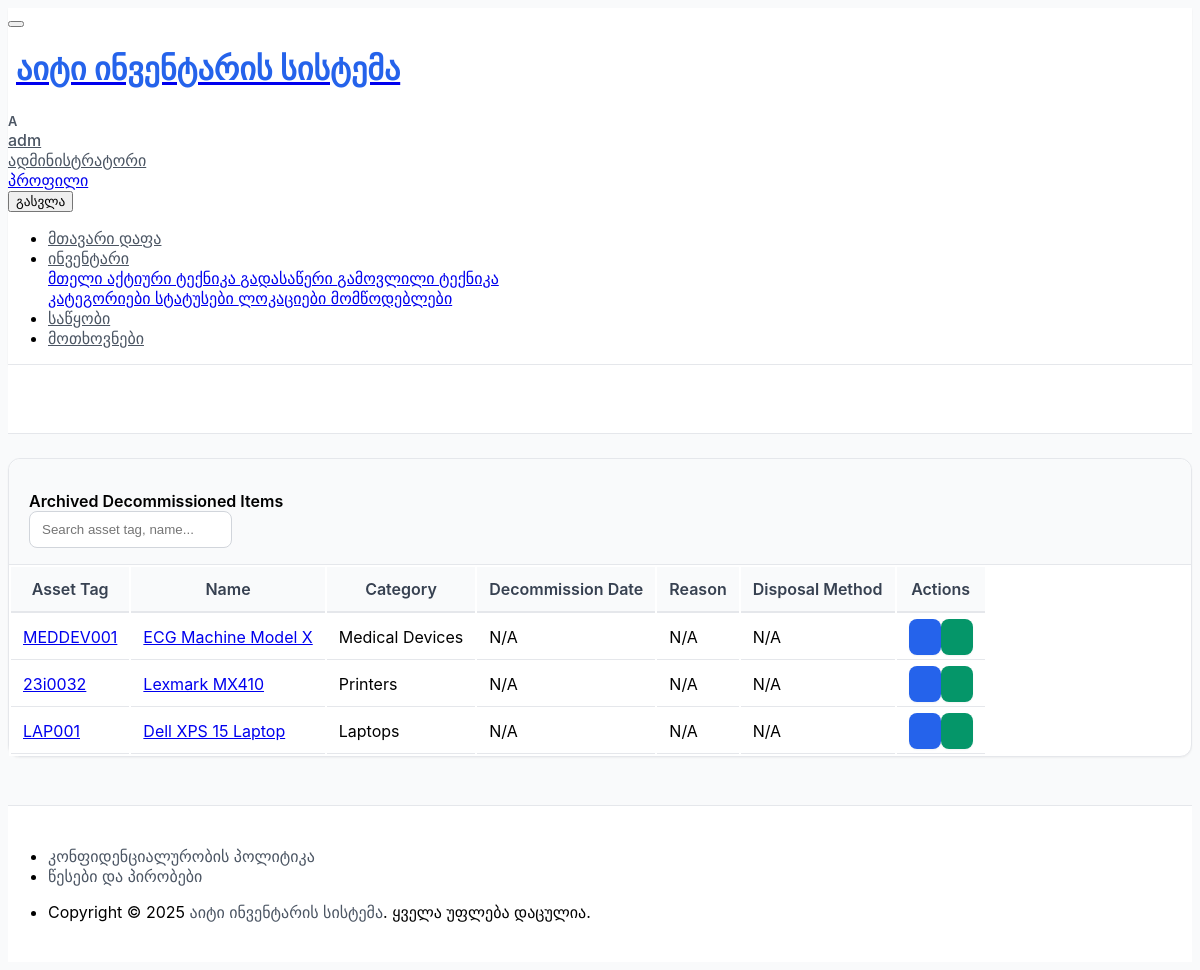
The app's page /inventory/equipment/decommissioned/ (signed in), older data.
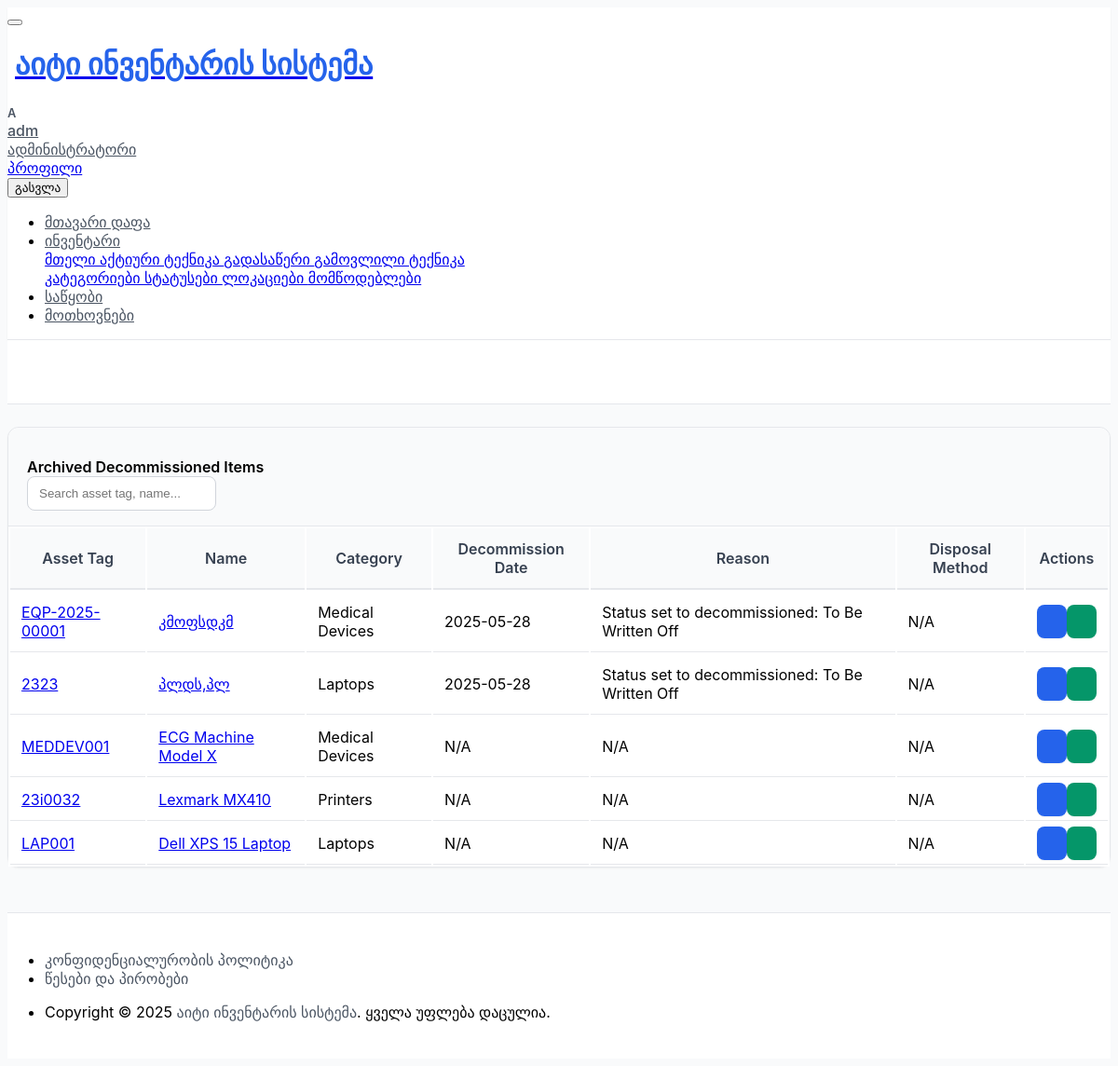
The same page, newer data.
### inventory/models.py (models this page shows, shortened)
class Equipment(models.Model):
    name = models.CharField(
        _("Equipment Name/Model"),
        max_length=200,
        help_text=_("ტექნიკის აღწერითი სახელი ან მოდელი (მაგ., Dell Latitude 5590, HP LaserJet Pro M404dn).")
    )
    asset_tag = models.CharField(
        _("Asset Tag (Internal ID)"),
        max_length=50,
        unique=True,
        blank=True,
        editable=False,
        help_text=_("ორგანიზაციის შიდა უნიკალური საინვენტარო ნომერი (ავტომატურად გენერირდება).")
    )
    serial_number = models.CharField(
        _("Serial Number (Optional)"),
        max_length=100,
        blank=True,
        null=True,
        help_text=_("მწარმოებლის სერიული ნომერი. დატოვეთ ცარიელი, თუ არ არსებობს ან არ გამოიყენება.")
    )
    category = models.ForeignKey(
        Category,
        verbose_name=_("Category"),
        on_delete=models.PROTECT,
        null=True,
        blank=True,
        related_name="equipment_items",
        help_text=_("აირჩიეთ ტექნიკის კატეგორია.")
    )
    status = models.ForeignKey(
        Status,
        verbose_name=_("Status"),
        on_delete=models.PROTECT,
        null=True,
        blank=False, # სტატუსი სავალდებულოა
        related_name="equipment_items_with_status",
        help_text=_("აირჩიეთ ტექნიკის მიმდინარე სტატუსი.")
    )
    current_location = models.ForeignKey(
        Location,
        verbose_name=_("Current Location (Optional)"),
        on_delete=models.SET_NULL,
        null=True,
        blank=True,
        related_name="equipment_at_location",
        help_text=_("აირჩიეთ ტექნიკის მიმდინარე ფიზიკური ლოკაცია ან დეპარტამენტი.")
    )
    assigned_to = models.ForeignKey(
        settings.AUTH_USER_MODEL,
        verbose_name=_("Assigned To (User) (Optional)"),
        on_delete=models.SET_NULL,
        null=True,
        blank=True,
        related_name="assigned_equipment",
        help_text=_("მომხმარებელი, რომელზეც ეს ტექნიკა ამჟამად არის მინიჭებული.")
    )
    supplier = models.ForeignKey(
        Supplier,
        verbose_name=_("Supplier (Optional)"),
        on_delete=models.SET_NULL,
        null=True,
        blank=True,
        related_name="supplied_equipment",
        help_text=_("აირჩიეთ მომწოდებელი, ვისგანაც ეს ტექნიკა იქნა შეძენილი.")
    )
    purchase_date = models.DateField(
        _("Purchase Date (Optional)"),
        null=True,
        blank=True,
        help_text=_("ტექნიკის შეძენის თარიღი.")
    )
    purchase_cost = models.DecimalField(
        _("Purchase Cost (Optional)"),
        max_digits=10,
        decimal_places=2,
        null=True,
        blank=True,
        help_text=_("ტექნიკის შესყიდვის ღირებულება.")
    )
    warranty_expiry_date = models.DateField(
        _("Warranty Expiry Date (Optional)"),
        null=True,
        blank=True,
        help_text=_("მწარმოებლის გარანტიის ვადის ამოწურვის თარიღი.")
    )
    notes = models.TextField(
        _("Notes (Optional)"),
        blank=True,
        null=True,
        help_text=_("დამატებითი შენიშვნები ამ ტექნიკის შესახებ.")
    )
    date_added = models.DateTimeField(_("Date Added to System"), default=timezone.now, editable=False)
    added_by = models.ForeignKey(
        settings.AUTH_USER_MODEL,
        verbose_name=_("Added By"),
        related_name='equipment_added_by_user',
        on_delete=models.SET_NULL,
        null=True,
        blank=True,
        editable=False,
        help_text=_("მომხმარებელი, რომელმაც ეს ტექნიკა სისტემაში დაამატა.")
    )
    last_updated = models.DateTimeField(_("Last Updated"), auto_now=True, editable=False)
    updated_by = models.ForeignKey(
        settings.AUTH_USER_MODEL,
        verbose_name=_("Last Updated By"),
        related_name='equipment_updated_by_user',
        on_delete=models.SET_NULL,
        null=True,
        blank=True,
        editable=False,
        help_text=_("მომხმარებელი, რომელმაც ბოლოს განაახლა ინფორმაცია ამ ტექნიკაზე.")
    )
    _original_status_id = None # ძველი სტატუსის ID-ს შესანახად ლოგირებისთვის
    def __init__(self, *args, **kwargs):
        super().__init__(*args, **kwargs)
        self._original_status_id = self.status_id # ინიციალიზაციისას ვიმახსოვრებთ მიმდინარე სტატუსს
    def get_absolute_url(self):
        return reverse('inventory:equipment_detail', kwargs={'pk': self.pk})
    class Meta:
        verbose_name = _("Equipment (Tracked Item)")
        verbose_name_plural = _("Equipment (Tracked Items)")
        ordering = ['name', 'asset_tag']

class Category(models.Model):
    name = models.CharField(
        _("Category Name"),
        max_length=100,
        unique=True,
        help_text=_("ტექნიკის ფიზიკური კატეგორიის დასახელება (მაგ., ლეპტოპი, პრინტერი, მონიტორი).")
    )
    description = models.TextField(
        _("Description"),
        blank=True,
        null=True,
        help_text=_("კატეგორიის მოკლე აღწერა (არასავალდებულო).")
    )
    icon = models.CharField(
        _("Icon Class (Optional)"),
        max_length=50,
        blank=True,
        null=True,
        help_text=_("Font Awesome ან მსგავსი ბიბლიოთეკის ხატულას კლასი (მაგ., 'fas fa-laptop').")
    )
    class Meta:
        verbose_name = _("Equipment Category")
        verbose_name_plural = _("Equipment Categories")
        ordering = ['name']

class DecommissionLog(models.Model):
    equipment = models.OneToOneField(
        Equipment,
        on_delete=models.CASCADE,
        related_name='decommission_details',
        verbose_name=_("Decommissioned Equipment")
    )
    decommission_date = models.DateField(default=timezone.now, verbose_name=_("Decommission Date"))
    reason = models.TextField(verbose_name=_("Reason for Decommission"))
    decommissioned_by = models.ForeignKey(
        settings.AUTH_USER_MODEL,
        null=True,
        blank=True,
        on_delete=models.SET_NULL,
        verbose_name=_("Decommissioned By")
    )
    method_of_disposal = models.CharField(
        _("Method of Disposal (Optional)"),
        max_length=100, blank=True, null=True,
        help_text=_("მაგ., გადამუშავება, გაყიდვა, განადგურება.")
    )
    disposal_certificate_id = models.CharField(
        _("Disposal Certificate ID (Optional)"),
        max_length=100, blank=True, null=True
    )
    notes = models.TextField(blank=True, null=True, verbose_name=_("Additional Notes on Decommissioning"))
    class Meta:
        verbose_name = _("Decommission Log Entry")
        verbose_name_plural = _("Decommission Log Entries")
        ordering = ['-decommission_date']

### inventory/views.py (the view)
# urls.py: path('equipment/decommissioned/', views.DecommissionedEquipmentListView.as_view(), name='decommissioned_list'),
class DecommissionedEquipmentListView(LoginRequiredMixin, PermissionRequiredMixin, ListView):
    model = Equipment
    template_name = 'inventory/decommissioned_equipment_list.html'
    context_object_name = 'equipment_list'
    permission_required = 'inventory.view_equipment' # Or 'inventory.view_decommissioned_equipment'
    paginate_by = 15
    def get_queryset(self):
        queryset = Equipment.objects.filter(
            status__is_decommissioned=True
        ).select_related(
            'category', 'status', 'current_location', 'assigned_to', 'supplier', 'decommission_details'
        ).order_by('-decommission_details__decommission_date', '-last_updated')
        search_query = self.request.GET.get('q')
        if search_query:
            queryset = queryset.filter(
                Q(name__icontains=search_query) |
                Q(asset_tag__icontains=search_query) |
                Q(serial_number__icontains=search_query)
            )
        return queryset
    def get_context_data(self, **kwargs):
        context = super().get_context_data(**kwargs)
        context['page_title'] = _("Decommissioned Equipment Archive")
        context['list_type_description'] = _("This list shows all equipment items that have been permanently decommissioned and removed from active service.")
        context['can_add_equipment'] = self.request.user.has_perm('inventory.add_equipment')
        return context

### inventory/templates/inventory/decommissioned_equipment_list.html (shortened to what this page needs)
{% extends "core/base.html" %}
{% load i18n static %}
{% block content %}
<div class="container-xl">
    <div class="card">
        <div class="card-header">
            <h3 class="card-title">{% trans "Archived Decommissioned Items" %}</h3>
            <div class="ms-auto d-flex align-items-center">
                <form method="get" action="" class="input-icon me-2">
                    <input type="text" value="{{ request.GET.q|default:'' }}" name="q" class="form-control" placeholder="{% trans "Search asset tag, name..." %}" aria-label="Search">
                </form>
            </div>
        </div>
        {% if equipment_list %}
            <div class="table-responsive">
                <table class="table table-vcenter card-table table-striped table-hover">
                    <thead>
                        <tr>
                            <th>{% trans "Asset Tag" %}</th>
                            <th>{% trans "Name" %}</th>
                            <th>{% trans "Category" %}</th>
                            <th>{% trans "Decommission Date" %}</th>
                            <th>{% trans "Reason" %}</th>
                            <th>{% trans "Disposal Method" %}</th>
                            <th class="w-1">{% trans "Actions" %}</th>
                        </tr>
                    </thead>
                    <tbody>
                    {% for equipment in equipment_list %}
                        <tr>
                            <td>
                                <a href="{{ equipment.get_absolute_url }}">{{ equipment.asset_tag|default:_("N/A") }}</a>
                            </td>
                            <td data-label="{% trans "Name" %}">
                                <a href="{{ equipment.get_absolute_url }}">{{ equipment.name }}</a>
                            </td>
                            <td data-label="{% trans "Category" %}">{{ equipment.category.name|default:_("N/A") }}</td>
                            <td data-label="{% trans "Decommission Date" %}">
                                {{ equipment.decommission_details.decommission_date|date:"Y-m-d"|default:_("N/A") }}
                            </td>
                            <td data-label="{% trans "Reason" %}">
                                {{ equipment.decommission_details.reason|truncatechars:50|default:_("N/A") }}
                            </td>
                            <td data-label="{% trans "Disposal Method" %}">
                                {{ equipment.decommission_details.method_of_disposal|default:_("N/A") }}
                            </td>
                            <td>
                                <div class="btn-list flex-nowrap">
                                    <a href="{{ equipment.get_absolute_url }}" class="btn btn-primary" title="{% trans "View Details" %}">
                                    </a>
                                    {% if perms.inventory.add_equipment %}
                                    <a href="{% url 'inventory:equipment_restore' equipment.pk %}" class="btn btn-success" title="{% trans "Restore" %}">
                                    </a>
                                    {% endif %}
                                </div>
                            </td>
                        </tr>
                    {% endfor %}
                    </tbody>
                </table>
            </div>
        {% endif %}
    </div>
</div>
{% endblock content %}

Row changes from the older to the newer data that the page shows:
added Equipment: asset_tag "EQP-2025-00001", name "კმოფსდკმ", category.name "Medical Devices", decommission_details.decommission_date "2025-05-28", decommission_details.reason "Status set to decommissioned: To Be Written Off", decommission_details.method_of_disposal "N/A"
added Equipment: asset_tag "2323", name "პლდს,პლ", category.name "Laptops", decommission_details.decommission_date "2025-05-28", decommission_details.reason "Status set to decommissioned: To Be Written Off", decommission_details.method_of_disposal "N/A"
